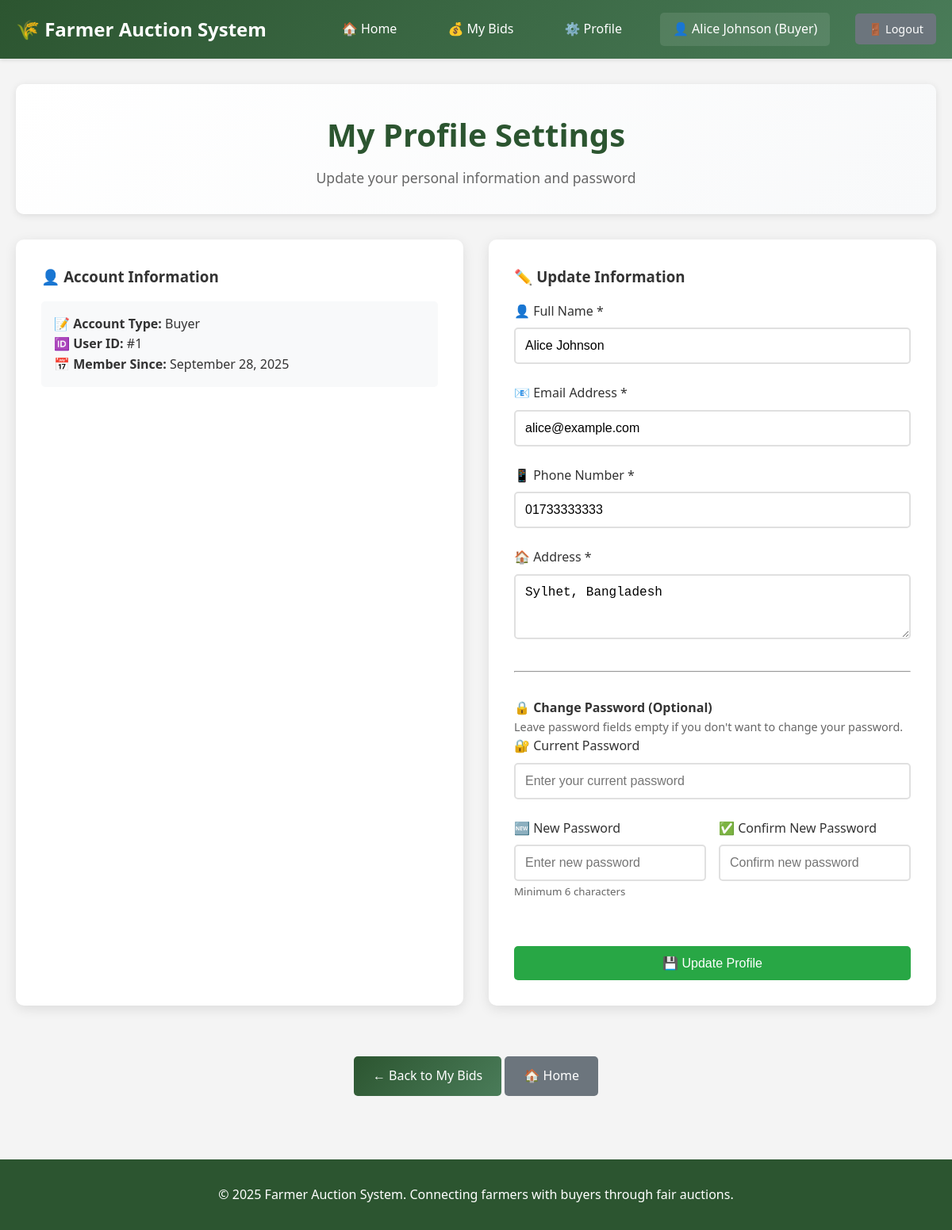
The page /profile.php (signed in) on the database its author committed.
### tables this page shows
CREATE TABLE IF NOT EXISTS Buyers (
    buyer_id INT PRIMARY KEY AUTO_INCREMENT,
    name VARCHAR(100) NOT NULL,
    email VARCHAR(100) UNIQUE NOT NULL,
    password VARCHAR(255) NOT NULL,
    phone VARCHAR(20),
    address TEXT,
    created_at TIMESTAMP DEFAULT CURRENT_TIMESTAMP
);

### profile.php (the view, shortened to what this page needs)
<?php
include "config.php";
include "includes/navbar.php";
$user_id = $_SESSION['user_id'];
$user_role = $_SESSION['role'];
if ($user_role == "Farmer") {
    $stmt = $conn->prepare("SELECT name, email, phone, address, created_at FROM Farmers WHERE farmer_id = ?");
} else {
    $stmt = $conn->prepare("SELECT name, email, phone, address, created_at FROM Buyers WHERE buyer_id = ?");
}
$stmt->bind_param("i", $user_id);
$stmt->execute();
$user_info = $stmt->get_result()->fetch_assoc();
?>
<!DOCTYPE html>
<html lang="en">
<head>
    <link rel="stylesheet" href="assets/css/style.css">
</head>
<body>
    <div class="main-content">
        <div class="container">
            <div class="auction-grid fade-in">
                <div class="card">
                    <h3>👤 Account Information</h3>
                    <div style="margin: 1rem 0; padding: 1rem; background: #f8f9fa; border-radius: 5px;">
                        <p><strong>📝 Account Type:</strong> <?= $user_role ?></p>
                        <p><strong>🆔 User ID:</strong> #<?= $user_id ?></p>
                        <p><strong>📅 Member Since:</strong> <?= date('F j, Y', strtotime($user_info['created_at'])) ?></p>
                    </div>
                </div>
                <div class="card">
                    <h3>✏️ Update Information</h3>
                    <form method="POST" style="margin-top: 1rem;">
                        <div class="form-group">
                            <label for="name">👤 Full Name *</label>
                            <input type="text" name="name" id="name" class="form-control"
                                   value="<?= htmlspecialchars($user_info['name']) ?>"
                                   placeholder="Enter your full name" required>
                        </div>
                        <div class="form-group">
                            <label for="email">📧 Email Address *</label>
                            <input type="email" name="email" id="email" class="form-control"
                                   value="<?= htmlspecialchars($user_info['email']) ?>"
                                   placeholder="Enter your email address" required>
                        </div>
                        <div class="form-group">
                            <label for="phone">📱 Phone Number *</label>
                            <input type="text" name="phone" id="phone" class="form-control"
                                   value="<?= htmlspecialchars($user_info['phone']) ?>"
                                   placeholder="Enter your phone number" required>
                        </div>
                        <div class="form-group">
                            <label for="address">🏠 Address *</label>
                            <textarea name="address" id="address" class="form-control" rows="3"
                                      placeholder="Enter your complete address" required><?= htmlspecialchars($user_info['address']) ?></textarea>
                        </div>
                        <hr style="margin: 2rem 0;">
                        <h4>🔒 Change Password (Optional)</h4>
                        <p style="color: #666; font-size: 0.9rem;">Leave password fields empty if you don't want to change your password.</p>
                        <div class="form-group">
                            <label for="current_password">🔐 Current Password</label>
                            <input type="password" name="current_password" id="current_password" class="form-control"
                                   placeholder="Enter your current password">
                        </div>
                        <div style="display: grid; grid-template-columns: 1fr 1fr; gap: 1rem;">
                            <div class="form-group">
                                <label for="new_password">🆕 New Password</label>
                                <input type="password" name="new_password" id="new_password" class="form-control"
                                       placeholder="Enter new password" minlength="6">
                                <small style="color: #666;">Minimum 6 characters</small>
                            </div>
                            <div class="form-group">
                                <label for="confirm_password">✅ Confirm New Password</label>
                                <input type="password" name="confirm_password" id="confirm_password" class="form-control"
                                       placeholder="Confirm new password">
                            </div>
                        </div>
                        <div style="margin-top: 2rem;">
                            <button type="submit" class="btn btn-success" style="width: 100%;">
                                💾 Update Profile
                            </button>
                        </div>
                    </form>
                </div>
            </div>
            <div class="text-center mt-3">
                <?php if ($user_role == "Farmer"): ?>
                    <a href="farmer_dashboard.php" class="btn btn-primary">← Back to Dashboard</a>
                <?php else: ?>
                    <a href="my_bids.php" class="btn btn-primary">← Back to My Bids</a>
                <?php endif; ?>
                <a href="index.php" class="btn btn-secondary">🏠 Home</a>
            </div>
        </div>
    </div>
</body>
</html>

### assets/css/style.css (style rules this page uses)
* { margin: 0; padding: 0; box-sizing: border-box; }
body { font-family: 'Segoe UI', Tahoma, Geneva, Verdana, sans-serif; line-height: 1.6; color: #333; background-color: #f4f4f4; }
.container { max-width: 1200px; margin: 0 auto; padding: 0 20px; }
.main-content { padding: 2rem 0; min-height: calc(100vh - 100px); }
.card { background: white; border-radius: 10px; padding: 2rem; box-shadow: 0 4px 15px rgba(0,0,0,0.1); margin-bottom: 2rem; transition: transform 0.3s ease, box-shadow 0.3s ease; }
.form-group { margin-bottom: 1.5rem; }
.form-group label { display: block; margin-bottom: 0.5rem; color: #333; font-weight: 500; }
.form-control { width: 100%; padding: 0.75rem; border: 2px solid #e0e0e0; border-radius: 5px; font-size: 1rem; transition: border-color 0.3s ease, box-shadow 0.3s ease; }
.btn { display: inline-block; padding: 0.75rem 1.5rem; border: none; border-radius: 5px; text-decoration: none; font-size: 1rem; font-weight: 500; cursor: pointer; transition: all 0.3s ease; text-align: center; }
.btn-primary { background: linear-gradient(135deg, #2c5530, #4a7c59); color: white; }
.btn-secondary { background: #6c757d; color: white; }
.btn-success { background: #28a745; color: white; }
.auction-grid { display: grid; grid-template-columns: repeat(auto-fit, minmax(350px, 1fr)); gap: 2rem; margin: 2rem 0; }
.text-center { text-align: center; }
.mt-3 { margin-top: 1.5rem; }
.fade-in { animation: fadeIn 0.6s ease-out; }

### rows shown on the page
buyers: created_at "September 28, 2025", name "Alice Johnson", email "alice@example.com", phone "01733333333", address "Sylhet, Bangladesh"

### other values the page prints
$user_name "Alice Johnson"
$user_role "Buyer"
$title "My Profile Settings"
$description "Update your personal information and password"
$user_id "1"
